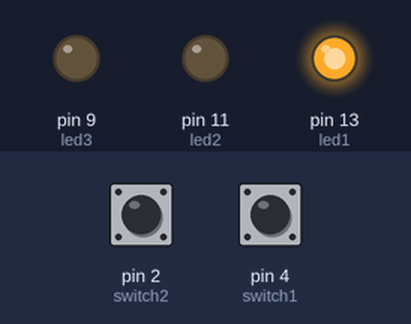
Simulated run of this sketch. Board: Arduino Uno, built with avr-gcc and run on an emulated ATmega328P. Shown: output pins drawn as LEDs (lit = HIGH). The inputs (shaded band) are chosen by the test bench; at power-on: pin 2 (switch2) LOW, pin 4 (switch1) LOW.

Above: at 0.5 s.
At 1.5 s:
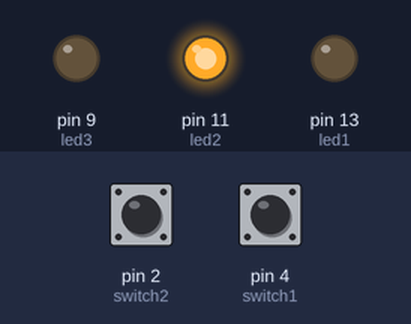
At 5.5 s:
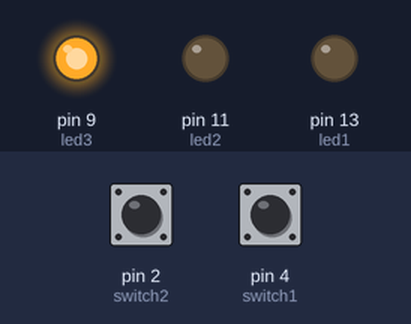
Timing chart, 0 to 6.9 s (numbered marks = the images above):
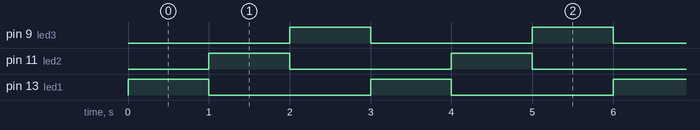

Measured:
- by itself, pin 9 (led3), pin 11 (led2), pin 13 (led1): alternates HIGH for 1.0 s and LOW for 2.0 s
- by itself, everything shown: repeats every 3.0 s, in 3 steps

The sketch:

sensor_traffic_signal_1.ino
```cpp
int temp1=0;
int temp2=0;
int led1=13;
int led2=11;
int led3=9;
int switch1=4;
int switch2=2;

void setup()
{
  pinMode(led1, OUTPUT);
  pinMode(led2, OUTPUT);
  pinMode(led3, OUTPUT);
  pinMode(switch1,INPUT);
  pinMode(switch2,INPUT);
}

void loop()
{temp1=digitalRead(switch1);
 temp2=digitalRead(switch2);
  digitalWrite(led1, HIGH);
  digitalWrite(led2, LOW);
  digitalWrite(led3, LOW);
  if (temp1==HIGH && temp2==HIGH){
    delay(3000);}
  else{
    delay(1000);}
  digitalWrite(led2, HIGH);
  digitalWrite(led1, LOW);
  digitalWrite(led3, LOW);
  delay(1000);
  digitalWrite(led3, HIGH);
  digitalWrite(led2, LOW);
  digitalWrite(led1, LOW);
  delay(1000);
}
```
